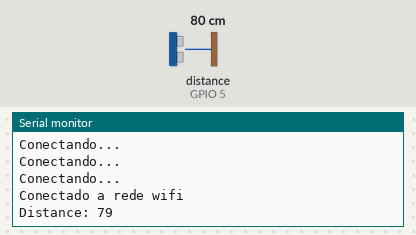
This sketch was run on a simulated ESP32. On the bench: the last lines printed to the serial monitor. Wiring (inferred from the names in the program): ultrasonic range finder: trigger GPIO 2; echo GPIO 5. The test bench sets the inputs (shaded band); at power-on: distance to the obstacle (sensor on GPIO 5) 80 cm. The echo pulse lasts 58.3 µs per cm; WiFi joins after 1.5 s; servers stay silent unless stated.

Above: at 2.7 s.
2.8 s: distance to the obstacle (sensor on GPIO 5) set to 2 cm
At 4.0 s:
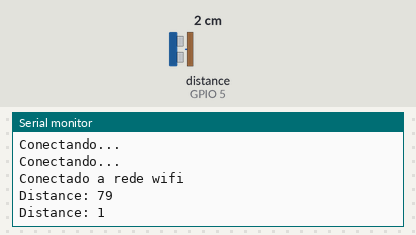
4.3 s: distance to the obstacle (sensor on GPIO 5) set to 4 cm
At 5.3 s:
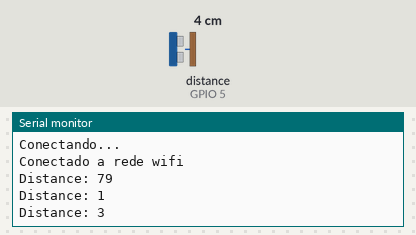
Timing chart, 0 to 7.3 s (numbered marks = the images above; inputs shaded):
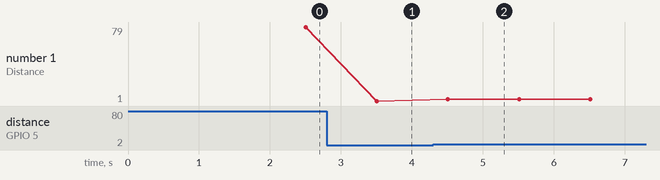

Measured:
- after the input at 2.8 s, the serial monitor: prints a new line after 0.71 s (image 1)
- after the input at 4.3 s, the serial monitor: prints a new line after 0.21 s (image 2)
- plotted number 1: 79 → 1 after the input at 2.8 s, 1 → 3 after the input at 4.3 s

The sketch:

Testes.ino
```cpp
#include "WiFi.h"

//Configuração para o Wifi
const char* ssid = "REDE 3 2.4G"; //SSID da rede
const char* password =  "ponto1244"; // Senha da Rede

// Define o numero dos pinos do ultrassonico
const int trigPin = 2;
const int echoPin = 5;

// Define as variáveis
long duration;
int distance;

void setup() {

  pinMode(trigPin, OUTPUT); // Difine o trigPin como Output
  pinMode(echoPin, INPUT); // Define o echoPin como Input

  Serial.begin(9600); // Inicia o Monitor Serial


  WiFi.begin(ssid, password);

  while (WiFi.status() != WL_CONNECTED) {
    delay(500);
    Serial.println("Conectando...");
  }

  Serial.println("Conectado a rede wifi");
}

void loop() {

  // Clears the trigPin
  digitalWrite(trigPin, LOW);
  delay(1000);

  // Sets the trigPin on HIGH state for 10 micro seconds
  digitalWrite(trigPin, HIGH);
  delayMicroseconds(10);
  digitalWrite(trigPin, LOW);

  // Reads the echoPin, returns the sound wave travel time in microseconds
  duration = pulseIn(echoPin, HIGH);
  // Calculating the distance
  distance= duration*0.034/2;
  // Prints the distance on the Serial Monitor
  Serial.print("Distance: ");
  Serial.println(distance);
}
```
